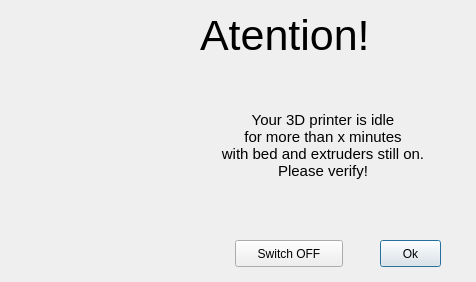
<?xml version="1.0" encoding="UTF-8"?>
<ui version="4.0">
 <class>warning</class>
 <widget class="QDialog" name="warning">
  <property name="geometry">
   <rect>
    <x>0</x>
    <y>0</y>
    <width>476</width>
    <height>282</height>
   </rect>
  </property>
  <property name="windowTitle">
   <string>ATENÇÃO</string>
  </property>
  <property name="locale">
   <locale language="Portuguese" country="Brazil"/>
  </property>
  <widget class="QLabel" name="label">
   <property name="geometry">
    <rect>
     <x>10</x>
     <y>0</y>
     <width>191</width>
     <height>271</height>
    </rect>
   </property>
   <property name="text">
    <string/>
   </property>
   <property name="pixmap">
    <pixmap resource="../resources.qrc">:/Icons/Icons/warningSkull.png</pixmap>
   </property>
  </widget>
  <widget class="QLabel" name="label_2">
   <property name="geometry">
    <rect>
     <x>200</x>
     <y>10</y>
     <width>241</width>
     <height>51</height>
    </rect>
   </property>
   <property name="font">
    <font>
     <pointsize>32</pointsize>
    </font>
   </property>
   <property name="text">
    <string>Atention!</string>
   </property>
  </widget>
  <widget class="QLabel" name="label_3">
   <property name="geometry">
    <rect>
     <x>180</x>
     <y>80</y>
     <width>286</width>
     <height>131</height>
    </rect>
   </property>
   <property name="font">
    <font>
     <pointsize>11</pointsize>
    </font>
   </property>
   <property name="text">
    <string>&lt;html&gt;&lt;head/&gt;&lt;body&gt;&lt;p align=&quot;center&quot;&gt;Your 3D printer is idle&lt;br/&gt;for more than x minutes &lt;br/&gt;with bed and extruders still on. &lt;br/&gt;Please verify!&lt;/p&gt;&lt;/body&gt;&lt;/html&gt;</string>
   </property>
   <property name="textFormat">
    <enum>Qt::AutoText</enum>
   </property>
   <property name="alignment">
    <set>Qt::AlignCenter</set>
   </property>
  </widget>
  <widget class="QPushButton" name="bt_ok">
   <property name="geometry">
    <rect>
     <x>380</x>
     <y>240</y>
     <width>61</width>
     <height>27</height>
    </rect>
   </property>
   <property name="text">
    <string>Ok</string>
   </property>
  </widget>
  <widget class="QPushButton" name="bt_off">
   <property name="geometry">
    <rect>
     <x>235</x>
     <y>240</y>
     <width>108</width>
     <height>27</height>
    </rect>
   </property>
   <property name="text">
    <string>Switch OFF</string>
   </property>
  </widget>
 </widget>
 <resources>
  <include location="../resources.qrc"/>
  <include location="images.qrc"/>
 </resources>
 <connections/>
</ui>
